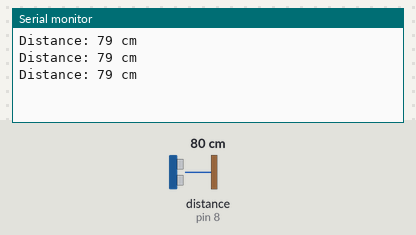
Recording of a sketch running on a simulated Arduino Uno, built with avr-gcc and run on an emulated ATmega328P. Shown: the last lines printed to the serial monitor. Wiring (inferred from the names in the program): ultrasonic range finder: trigger pin 7; echo pin 8. The test bench sets the inputs (shaded band); at power-on: distance to the obstacle (sensor on pin 8) 80 cm. The echo pulse lasts 58.3 µs per cm.

Above: at 1.3 s.
1.4 s: distance to the obstacle (sensor on pin 8) set to 2 cm
At 1.9 s:
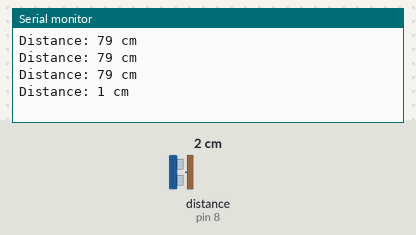
2.9 s: distance to the obstacle (sensor on pin 8) set to 4 cm
At 3.4 s:
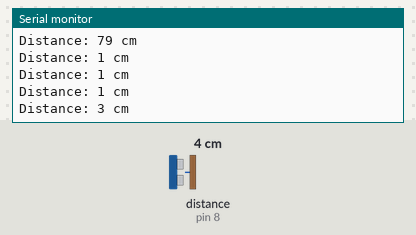
Timing chart, 0 to 5.9 s (numbered marks = the images above; inputs shaded):
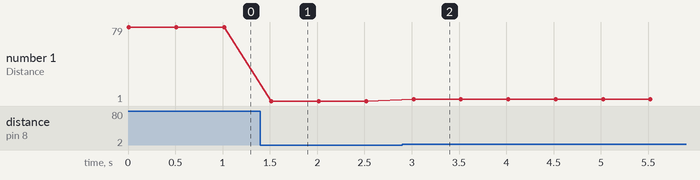

The sketch:

hc-sr04_code.ino
```cpp
int theDuration = 0; // how many micro-seconds waves in the air

int theDistance = 0;  // in cm

const int pinEcho = 8;  // yankı bacağı
const int pinTrigger = 7; // ateşleme bacağı


void setup() {

  pinMode(pinTrigger,OUTPUT);
  // ateşleme bacağına sinyal vereceğimiz için, OUTPUT
  pinMode(pinEcho, INPUT);
  // yankı bacağına sinyal vereceğimiz için INPUT

  Serial.begin(9600);

}


void loop() {

  digitalWrite(pinTrigger, LOW); // önce ateşlemeye LOW sinyal gönder ki HIGH'ın farkına varabilsin
  delayMicroseconds(5);
  digitalWrite(pinTrigger, HIGH); // 5 mikrosaniye sonra HIGH gönder
  delayMicroseconds(10);  // 10 mikro saniyelik VURUŞ(PULSE) sinyali alsın
  digitalWrite(pinTrigger, LOW);  // sonra söndür

  // dalga gönderilince, DUYAÇ(SENSÖR) ECHO'yu otomatik HIGH yapacak
  theDuration = pulseIn(pinEcho, HIGH); // biz de ne kadar süre boyunca HIGH oldugunu dinleyeceğiz

  theDistance = (theDuration / 2 ) * 0.03435;  // cm cinsinden
  // sürenin yarısı önemli * sesin havadaki hıı cm/ mikro-saniye

  Serial.print("Distance: ");
  Serial.print(theDistance);
  Serial.println(" cm");

  delay(500);  // bir miktar gecikme olmalı

}
```

Measured:
- after the input at 1.4 s, the serial monitor: prints a new line after 0.12 s (image 1)
- after the input at 2.9 s, the serial monitor: prints a new line after 0.12 s (image 2)
- plotted number 1: 79 → 1 after the input at 1.4 s, 1 → 3 after the input at 2.9 s
